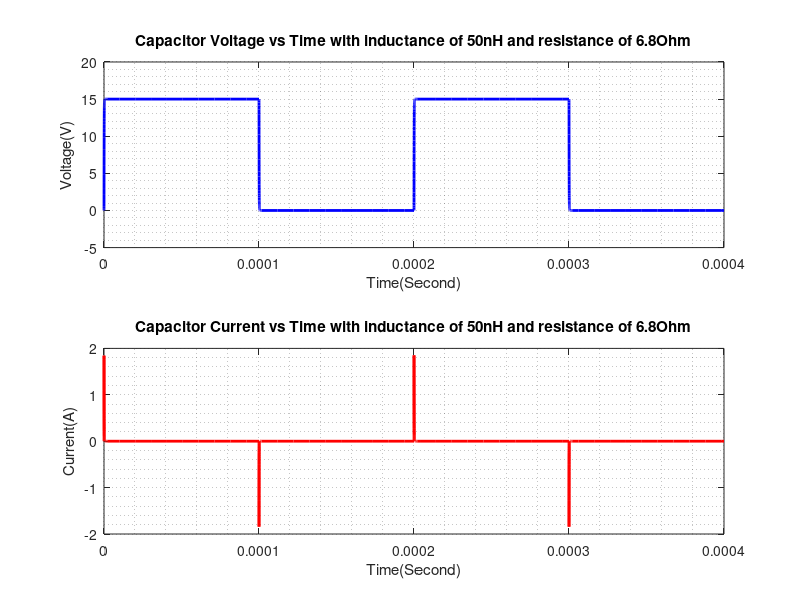

This chart was generated by the following MATLAB code:
clc
clear
close all

d=load('gatedrive_lessideal.txt');
time = d(:,1);
cap_voltage = d(:,2);
cap_current = d(:,3);

subplot(2,1,1)
plot(time,cap_voltage, 'LineWidth',2,'Color',[0 0 1]);
grid minor
xlabel("Time(Second)");
ylabel("Voltage(V)");
title("Capacitor Voltage vs Time with inductance of 50nH and resistance of 6.8Ohm");

subplot(2,1,2)
plot(time,cap_current, 'LineWidth',2,'Color',[1 0 0]);
grid minor
xlabel("Time(Second)");
ylabel("Current(A)");
title("Capacitor Current vs Time with inductance of 50nH and resistance of 6.8Ohm")